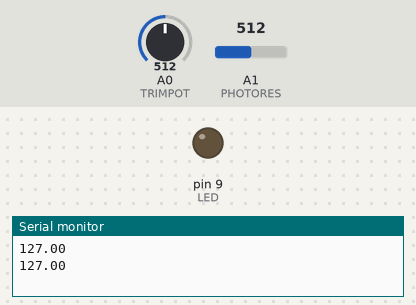
A sketch run on a simulated Arduino Uno, built with avr-gcc and run on an emulated ATmega328P. Parts: output pins drawn as LEDs (lit = HIGH), the last lines printed to the serial monitor. The test bench sets the inputs (shaded band); at power-on: A1 (PHOTORES) = 512, A0 (TRIMPOT) = 512.

Above: at 1.2 s.
1.3 s: A1 (PHOTORES) set to 500
At 2.4 s:
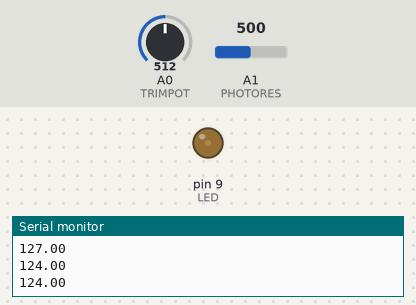
2.8 s: A0 (TRIMPOT) set to 716
At 4.0 s:
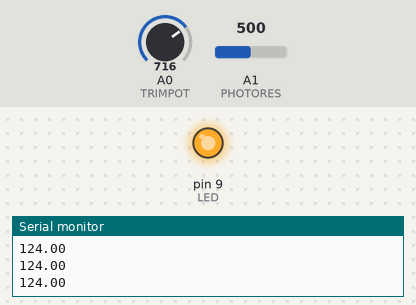
4.3 s: A1 (PHOTORES) set to 716
At 4.7 s:
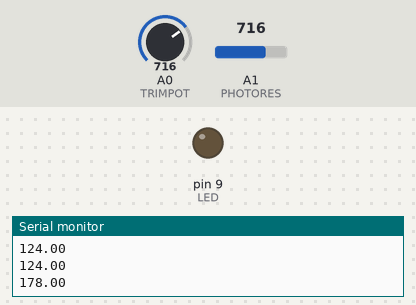
5.8 s: A1 (PHOTORES) set to 700
At 6.9 s:
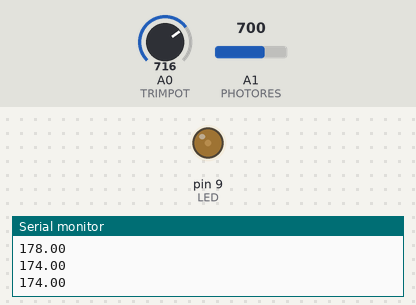
7.3 s: A1 (PHOTORES) set to 511
At 7.8 s:
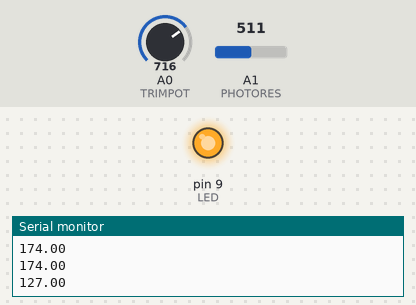
Timing chart, 0 to 9.8 s (numbered marks = the images above; inputs shaded):
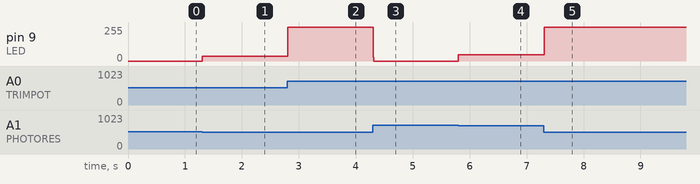

Measured:
- the behaviour switches between 715 and 714 on A1 (PHOTORES) (found by bisection; images 3 and 4)
- after the input at 1.3 s, pin 9 (LED): 0/255 → 36/255 at once
- after the input at 2.8 s, pin 9 (LED): 36/255 → 255/255 at once
- after the input at 4.3 s, pin 9 (LED): 255/255 → 0/255 at once
- after the input at 5.8 s, pin 9 (LED): 0/255 → 48/255 at once
- after the input at 7.3 s, pin 9 (LED): 48/255 → 255/255 at once

The sketch:

pid-control-labview-graph.ino
```cpp
// Pin definitions
#define TRIMPOT    0
#define PHOTORES   1
#define LED        9

// Tuning parameters
float Kp = 10;
float Ki = 1;
float Kd = 0.5;

// Variable for store value from ADC
double trimpotValue;
double lightValue;
// Variable for PID control
double setPoint, processVariable, pidOutput;
double pidOutputMin = 0, pidOutputMax = 255;
double error, lastError = 0;
const int pidSampleRate = 10;
unsigned long nowPidCompute = 0;
unsigned long lastPidCompute = 0;
// Variable for serial data send
const long serialDataSendInterval = 500;
unsigned long nowSerialDataSend = 0;
unsigned long lastSerialDataSend = 0;

void setup()
{
  Serial.begin(9600);
}

void loop()
{
  /* Get input */
  // Read trimpot value
  trimpotValue = analogRead(TRIMPOT);
  // Read light value
  lightValue = analogRead(PHOTORES);
  // Scale trimpot value for PID set point input
  setPoint = map(trimpotValue, 0, 1023, 0, 255);
  // Scale light value for PID process variable input
  processVariable = map(lightValue, 0, 1023, 0, 255);

  /* PID calculation */
  // Keep track of the elapsed time
  nowPidCompute = millis();
  if (nowPidCompute-lastPidCompute >= pidSampleRate)
  {
    // Calculate error
    double error = setPoint - processVariable;

    // Caluculate PID output
    pidOutput = (Kp * error) + (Ki * (error + lastError)) + (Kd * (error - lastError));

    // Linit PID output
    if (pidOutput > pidOutputMax)
      pidOutput = pidOutputMax;
    if (pidOutput < pidOutputMin)
      pidOutput = pidOutputMin;

    // Save previous error for derivative
    lastError = error;

    // Reference the next PID calculation to this point
    lastPidCompute = nowPidCompute;
  }

  /* Set output */
  // Power the LED with output value from PID controller
  analogWrite(LED, pidOutput);

  /* Serial data send */
  // Keep track of the elapsed time
  nowSerialDataSend = millis();
  // If enough time has passed since last data send
  if (nowSerialDataSend-lastSerialDataSend > serialDataSendInterval)
  {
    // Send PID control data log
    Serial.println(processVariable);

    // Reference the next data send to this point
    lastSerialDataSend = nowSerialDataSend;
  }
}
```
